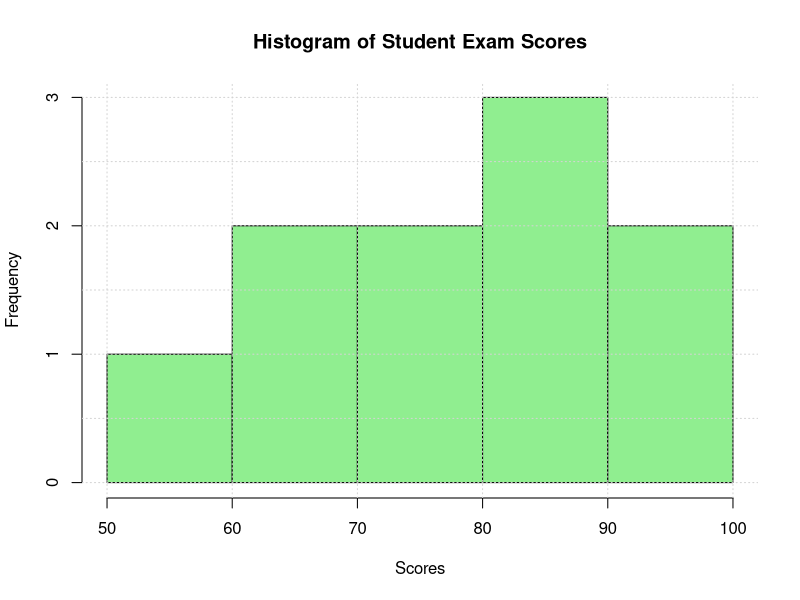

Reproduce this figure in R.
# Step 0: Clear environment
rm(list = ls())

# Step 1: Create data
scores <- c(55, 62, 65, 71, 74, 82, 85, 88, 92, 98)

# Step 2: Create histogram
hist(scores,
     breaks = 5,                     # number of intervals (bins)
     col = "lightgreen",
     main = "Histogram of Student Exam Scores",
     xlab = "Scores",
     ylab = "Frequency",
     border = "black")

# Step 3: Add grid for better readability
grid()
